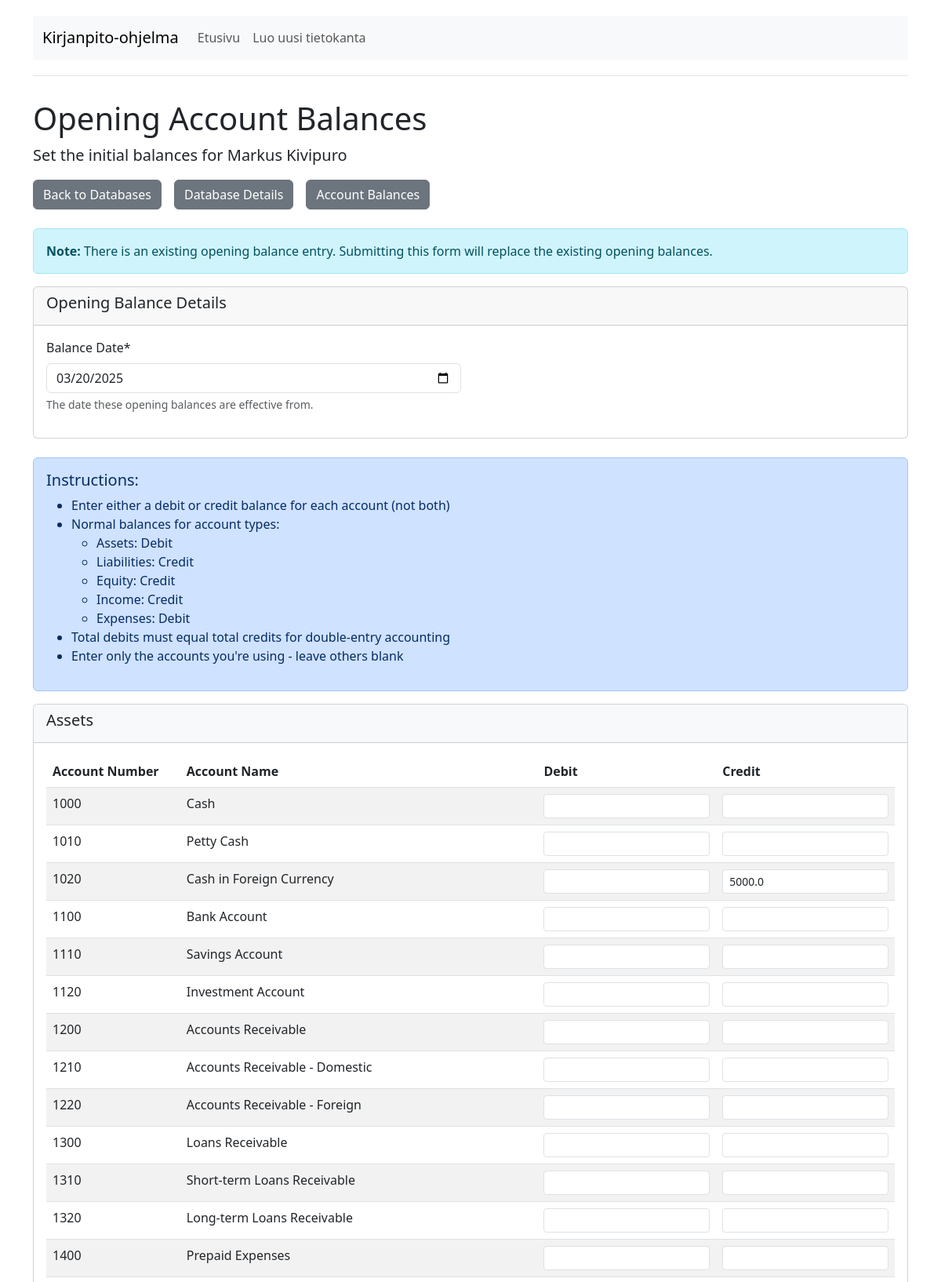
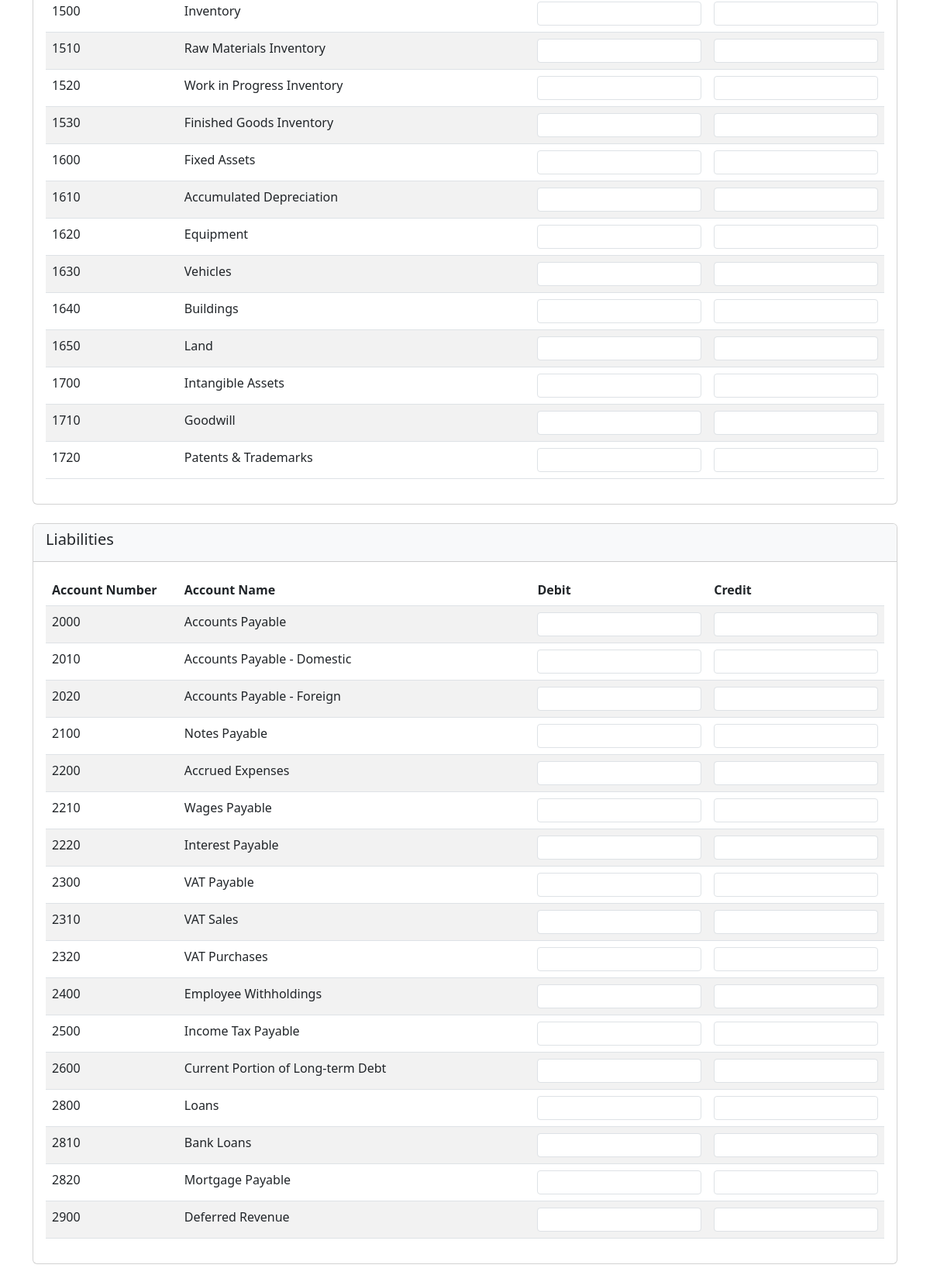
The page /db/markus_kivipuro_d68af4bb.db/opening_balances (upper part) on the database its author committed (2 pictures, top to bottom).
### tables this page shows
CREATE TABLE Asetus (
            avain VARCHAR(128) PRIMARY KEY NOT NULL,
            arvo TEXT,
            muokattu TIMESTAMP DEFAULT CURRENT_TIMESTAMP
        );

CREATE TABLE Tosite (
            id INTEGER PRIMARY KEY AUTOINCREMENT NOT NULL,
            pvm DATE,
            tyyppi INTEGER,
            tila INTEGER DEFAULT 100,
            tunniste INTEGER,
            sarja VARCHAR(10),
            otsikko TEXT,
            kumppani INTEGER REFERENCES Kumppani(id),
            laskupvm DATE,
            erapvm DATE,
            viite VARCHAR(64),
            json TEXT
        );

CREATE TABLE Tili (
            numero INTEGER PRIMARY KEY NOT NULL,
            tyyppi VARCHAR(10) NOT NULL,
            iban VARCHAR(32),
            json TEXT,
            muokattu TIMESTAMP DEFAULT CURRENT_TIMESTAMP
        );

### tilinavaus.py (the view, shortened to what this page needs)
@tilinavaus_bp.route('/db/<filename>/opening_balances', methods=['GET', 'POST'])
def manage_opening_balances(filename):
    db_path = os.path.join('databases', filename)
    if not os.path.exists(db_path):
        flash("Database file not found", "error")
        return redirect(url_for('index'))
    conn = get_db_connection(db_path)
    cursor = conn.cursor()
    opening_balance_exists = False
    opening_balance_id = None
    try:
        cursor.execute("""
            SELECT id FROM Tosite
            WHERE tyyppi = 10 AND otsikko LIKE 'Opening Balances%'
            ORDER BY id DESC LIMIT 1
        """)
        result = cursor.fetchone()
        if result:
            opening_balance_id = result['id']
            opening_balance_exists = True
    except:
        pass
    cursor.execute("""
        SELECT numero, tyyppi, json FROM Tili
        ORDER BY numero
    """)
    accounts = []
    for row in cursor.fetchall():
        json_data = json.loads(row['json']) if row['json'] else {}
        account = {
            'numero': row['numero'],
            'nimi': json_data.get('nimi', f"Account {row['numero']}"),
            'tyyppi': row['tyyppi'],
            'tyyppi_nimi': get_account_type_name(row['tyyppi']),
            'debit': 0,
            'credit': 0
        }
        accounts.append(account)
    if opening_balance_exists and opening_balance_id:
        cursor.execute("""
            SELECT tili, debetsnt, kreditsnt
            FROM Vienti
            WHERE tosite = ?
        """, (opening_balance_id,))
        for row in cursor.fetchall():
            account_number = row['tili']
            debit_cents = row['debetsnt'] or 0
            credit_cents = row['kreditsnt'] or 0
            for account in accounts:
                if account['numero'] == account_number:
                    account['debit'] = debit_cents / 100
                    account['credit'] = credit_cents / 100
                    break
    grouped_accounts = {
        'A': {'name': 'Assets', 'accounts': []},
        'B': {'name': 'Liabilities', 'accounts': []},
        'C': {'name': 'Equity', 'accounts': []},
        'D': {'name': 'Income', 'accounts': []},
        'E': {'name': 'Expense', 'accounts': []},
        'Other': {'name': 'Other', 'accounts': []}
    }
    for account in accounts:
        type_code = account['tyyppi']
        if type_code in grouped_accounts:
            grouped_accounts[type_code]['accounts'].append(account)
        else:
            grouped_accounts['Other']['accounts'].append(account)
    client_name = ""
    try:
        cursor.execute("SELECT arvo FROM Asetus WHERE avain='Nimi'")
        result = cursor.fetchone()
        if result:
            client_name = result[0]
    except:
        pass
    conn.close()
    today = datetime.date.today().isoformat()
    opening_balance_date = today
    if opening_balance_exists and opening_balance_id:
        try:
            conn = get_db_connection(db_path)
            cursor = conn.cursor()
            cursor.execute("SELECT pvm FROM Tosite WHERE id = ?", (opening_balance_id,))
            result = cursor.fetchone()
            if result and result['pvm']:
                opening_balance_date = result['pvm']
            conn.close()
        except:
            pass
    return render_template('accounts/opening_balances.html',
                          grouped_accounts=grouped_accounts,
                          filename=filename,
                          client_name=client_name,
                          today=today,
                          opening_balance_date=opening_balance_date,
                          opening_balance_exists=opening_balance_exists)

### tilinavaus.py (called while the page is built)
def get_db_connection(db_path):
    conn = sqlite3.connect(db_path)
    conn.row_factory = sqlite3.Row  # Allows accessing columns by name
    return conn

def get_account_type_name(type_code):
    account_types = {
        'A': 'Asset',
        'B': 'Liability',
        'C': 'Equity',
        'D': 'Income',
        'E': 'Expense'
    }
    return account_types.get(type_code, 'Other')

### templates/accounts/opening_balances.html (shortened to what this page needs)
{% extends "layout.html" %}
{% block content %}
<div class="row">
    <div class="col-md-12">
        <h1>Opening Account Balances</h1>
        <p class="lead">Set the initial balances for {{ client_name }}</p>
        <div class="d-grid gap-2 d-md-flex justify-content-md-start mb-4">
            <a href="{{ url_for('index') }}" class="btn btn-secondary me-md-2">Back to Databases</a>
            <a href="{{ url_for('view_database', filename=filename) }}" class="btn btn-secondary me-md-2">Database Details</a>
            <a href="{{ url_for('tili.list_balances', filename=filename) }}" class="btn btn-secondary me-md-2">Account Balances</a>
        </div>
        {% if opening_balance_exists %}
        <div class="alert alert-info">
            <strong>Note:</strong> There is an existing opening balance entry. Submitting this form will replace the existing opening balances.
        </div>
        {% endif %}
        <form method="post" id="openingBalanceForm" class="needs-validation" novalidate>
            <div class="card mb-4">
                <div class="card-header d-flex justify-content-between align-items-center">
                    <h5>Opening Balance Details</h5>
                </div>
                <div class="card-body">
                    <div class="row mb-3">
                        <div class="col-md-6">
                            <label for="date" class="form-label">Balance Date*</label>
                            <input type="date" class="form-control" id="date" name="date" value="{{ opening_balance_date }}" required>
                            <div class="form-text">The date these opening balances are effective from.</div>
                        </div>
                    </div>
                </div>
            </div>
            <div class="alert alert-primary">
                <h5>Instructions:</h5>
                <ul>
                    <li>Enter either a debit or credit balance for each account (not both)</li>
                    <li>Normal balances for account types:
                        <ul>
                            <li>Assets: Debit</li>
                            <li>Liabilities: Credit</li>
                            <li>Equity: Credit</li>
                            <li>Income: Credit</li>
                            <li>Expenses: Debit</li>
                        </ul>
                    </li>
                    <li>Total debits must equal total credits for double-entry accounting</li>
                    <li>Enter only the accounts you're using - leave others blank</li>
                </ul>
            </div>
            {% for type_code, type_info in grouped_accounts.items() %}
                {% if type_info.accounts %}
                <div class="card mb-4">
                    <div class="card-header bg-light">
                        <h5>{{ type_info.name }}</h5>
                    </div>
                    <div class="card-body">
                        <div class="table-responsive">
                            <table class="table table-striped table-hover">
                                <thead>
                                    <tr>
                                        <th style="width: 15%;">Account Number</th>
                                        <th style="width: 40%;">Account Name</th>
                                        <th style="width: 20%;">Debit</th>
                                        <th style="width: 20%;">Credit</th>
                                    </tr>
                                </thead>
                                <tbody>
                                    {% for account in type_info.accounts %}
                                        <tr>
                                            <td>{{ account.numero }}</td>
                                            <td>{{ account.nimi }}</td>
                                            <td>
                                                <input type="number"
                                                       step="0.01"
                                                       min="0"
                                                       class="form-control form-control-sm debit-input"
                                                       id="debit_{{ account.numero }}"
                                                       name="debit_{{ account.numero }}"
                                                       value="{{ account.debit if account.debit > 0 else '' }}">
                                            </td>
                                            <td>
                                                <input type="number"
                                                       step="0.01"
                                                       min="0"
                                                       class="form-control form-control-sm credit-input"
                                                       id="credit_{{ account.numero }}"
                                                       name="credit_{{ account.numero }}"
                                                       value="{{ account.credit if account.credit > 0 else '' }}">
                                            </td>
                                        </tr>
                                    {% endfor %}
                                </tbody>
                            </table>
                        </div>
                    </div>
                </div>
                {% endif %}
            {% endfor %}
        </form>
    </div>
</div>
{% endblock %}

### templates/layout.html (style rules this page uses)
body { padding-top: 20px; padding-bottom: 20px; }

### rows shown on the page
Asetus: arvo "Markus Kivipuro"
Tosite: date "03/20/2025"
Tili: numero "1000", nimi "Cash"
Tili: numero "1010", nimi "Petty Cash"
Tili: numero "1020", nimi "Cash in Foreign Currency", numero "5000.0"
Tili: numero "1100", nimi "Bank Account"
Tili: numero "1110", nimi "Savings Account"
Tili: numero "1120", nimi "Investment Account"
Tili: numero "1200", nimi "Accounts Receivable"
Tili: numero "1210", nimi "Accounts Receivable - Domestic"
Tili: numero "1220", nimi "Accounts Receivable - Foreign"
Tili: numero "1300", nimi "Loans Receivable"
Tili: numero "1310", nimi "Short-term Loans Receivable"
Tili: numero "1320", nimi "Long-term Loans Receivable"
Tili: numero "1400", nimi "Prepaid Expenses"
Tili: numero "1500", nimi "Inventory"
Tili: numero "1510", nimi "Raw Materials Inventory"
Tili: numero "1520", nimi "Work in Progress Inventory"
Tili: numero "1530", nimi "Finished Goods Inventory"
Tili: numero "1600", nimi "Fixed Assets"
Tili: numero "1610", nimi "Accumulated Depreciation"
Tili: numero "1620", nimi "Equipment"
Tili: numero "1630", nimi "Vehicles"
Tili: numero "1640", nimi "Buildings"
Tili: numero "1650", nimi "Land"
Tili: numero "1700", nimi "Intangible Assets"
Tili: numero "1710", nimi "Goodwill"
Tili: numero "1720", nimi "Patents & Trademarks"
Tili: numero "2000", nimi "Accounts Payable"
Tili: numero "2010", nimi "Accounts Payable - Domestic"
Tili: numero "2020", nimi "Accounts Payable - Foreign"
Tili: numero "2100", nimi "Notes Payable"
Tili: numero "2200", nimi "Accrued Expenses"
Tili: numero "2210", nimi "Wages Payable"
Tili: numero "2220", nimi "Interest Payable"
Tili: numero "2300", nimi "VAT Payable"
Tili: numero "2310", nimi "VAT Sales"
Tili: numero "2320", nimi "VAT Purchases"
Tili: numero "2400", nimi "Employee Withholdings"
Tili: numero "2500", nimi "Income Tax Payable"
Tili: numero "2600", nimi "Current Portion of Long-term Debt"
Tili: numero "2800", nimi "Loans"
Tili: numero "2810", nimi "Bank Loans"
Tili: numero "2820", nimi "Mortgage Payable"
Tili: numero "2900", nimi "Deferred Revenue"

### other values the page prints
{{ type_info.name }} "Assets" "Liabilities"
